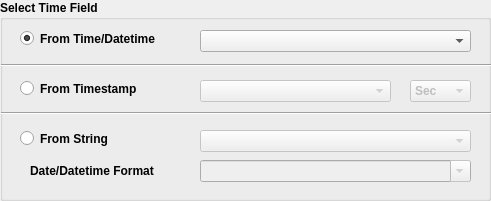
    <widget class="QGroupBox" name="groupBox_3">
     <property name="geometry">
      <rect>
       <x>10</x>
       <y>145</y>
       <width>491</width>
       <height>201</height>
      </rect>
     </property>
     <property name="font">
      <font>
       <weight>75</weight>
       <bold>true</bold>
      </font>
     </property>
     <property name="title">
      <string>Select Time Field</string>
     </property>
     <widget class="QRadioButton" name="rdo_from_date">
      <property name="geometry">
       <rect>
        <x>20</x>
        <y>30</y>
        <width>161</width>
        <height>17</height>
       </rect>
      </property>
      <property name="text">
       <string>From Time/Datetime</string>
      </property>
      <property name="checked">
       <bool>true</bool>
      </property>
     </widget>
     <widget class="QComboBox" name="cb_datetime">
      <property name="geometry">
       <rect>
        <x>200</x>
        <y>30</y>
        <width>271</width>
        <height>22</height>
       </rect>
      </property>
     </widget>
     <widget class="QRadioButton" name="rdo_from_string">
      <property name="geometry">
       <rect>
        <x>20</x>
        <y>130</y>
        <width>141</width>
        <height>17</height>
       </rect>
      </property>
      <property name="text">
       <string>From String</string>
      </property>
     </widget>
     <widget class="QComboBox" name="cb_string">
      <property name="enabled">
       <bool>false</bool>
      </property>
      <property name="geometry">
       <rect>
        <x>200</x>
        <y>130</y>
        <width>271</width>
        <height>22</height>
       </rect>
      </property>
     </widget>
     <widget class="QRadioButton" name="rdo_from_timestamp">
      <property name="geometry">
       <rect>
        <x>20</x>
        <y>80</y>
        <width>141</width>
        <height>17</height>
       </rect>
      </property>
      <property name="text">
       <string>From Timestamp</string>
      </property>
     </widget>
     <widget class="QComboBox" name="cb_timestamp">
      <property name="enabled">
       <bool>false</bool>
      </property>
      <property name="geometry">
       <rect>
        <x>200</x>
        <y>80</y>
        <width>191</width>
        <height>22</height>
       </rect>
      </property>
     </widget>
     <widget class="QComboBox" name="cb_format">
      <property name="enabled">
       <bool>false</bool>
      </property>
      <property name="geometry">
       <rect>
        <x>200</x>
        <y>160</y>
        <width>271</width>
        <height>22</height>
       </rect>
      </property>
      <property name="editable">
       <bool>true</bool>
      </property>
     </widget>
     <widget class="QLabel" name="label_5">
      <property name="geometry">
       <rect>
        <x>30</x>
        <y>160</y>
        <width>161</width>
        <height>21</height>
       </rect>
      </property>
      <property name="text">
       <string>Date/Datetime Format</string>
      </property>
     </widget>
     <widget class="Line" name="line_3">
      <property name="geometry">
       <rect>
        <x>1</x>
        <y>55</y>
        <width>491</width>
        <height>20</height>
       </rect>
      </property>
      <property name="orientation">
       <enum>Qt::Horizontal</enum>
      </property>
     </widget>
     <widget class="Line" name="line_4">
      <property name="geometry">
       <rect>
        <x>1</x>
        <y>105</y>
        <width>491</width>
        <height>16</height>
       </rect>
      </property>
      <property name="orientation">
       <enum>Qt::Horizontal</enum>
      </property>
     </widget>
     <widget class="QComboBox" name="cb_timestamp_type">
      <property name="enabled">
       <bool>false</bool>
      </property>
      <property name="geometry">
       <rect>
        <x>410</x>
        <y>80</y>
        <width>61</width>
        <height>22</height>
       </rect>
      </property>
      <item>
       <property name="text">
        <string>Sec</string>
       </property>
      </item>
      <item>
       <property name="text">
        <string>MiliSec</string>
       </property>
      </item>
     </widget>
    </widget>
